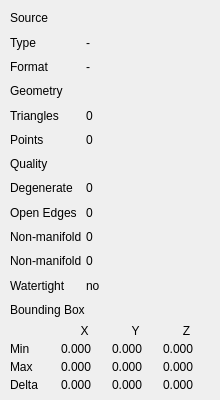
<?xml version="1.0" encoding="UTF-8"?>
<ui version="4.0">
 <class>MeshInfoPage</class>
 <widget class="QWidget" name="MeshInfoPage">
  <property name="geometry">
   <rect>
    <x>0</x>
    <y>0</y>
    <width>220</width>
    <height>400</height>
   </rect>
  </property>
  <layout class="QVBoxLayout" name="verticalLayout">
   <property name="spacing">
    <number>4</number>
   </property>
   <property name="leftMargin">
    <number>10</number>
   </property>
   <property name="topMargin">
    <number>8</number>
   </property>
   <property name="rightMargin">
    <number>10</number>
   </property>
   <property name="bottomMargin">
    <number>8</number>
   </property>
   <item>
    <widget class="QLabel" name="sourceHeader">
     <property name="text">
      <string>Source</string>
     </property></widget>
   </item>
   <item>
    <layout class="QHBoxLayout" name="typeRow">
     <item>
        <widget class="QLabel" name="typeLabel">
         <property name="text">
          <string>Type</string>
         </property>
         <property name="minimumSize">
          <size>
           <width>72</width>
           <height>0</height>
          </size>
         </property>
         <property name="maximumSize">
          <size>
           <width>72</width>
           <height>16777215</height>
          </size>
         </property><property name="alignment">
        <set>Qt::AlignLeft|Qt::AlignVCenter</set>
       </property>
      </widget>
     </item>
     <item>
      <widget class="QLabel" name="typeValue">
       <property name="text">
        <string>-</string>
       </property>
       <property name="objectName">
        <string>mvp:Type</string>
       </property></widget>
     </item>
    </layout>
   </item>
   <item>
    <layout class="QHBoxLayout" name="formatRow">
     <item>
        <widget class="QLabel" name="formatLabel">
         <property name="text">
          <string>Format</string>
         </property>
         <property name="minimumSize">
          <size>
           <width>72</width>
           <height>0</height>
          </size>
         </property>
         <property name="maximumSize">
          <size>
           <width>72</width>
           <height>16777215</height>
          </size>
         </property><property name="alignment">
        <set>Qt::AlignLeft|Qt::AlignVCenter</set>
       </property>
      </widget>
     </item>
     <item>
      <widget class="QLabel" name="formatValue">
       <property name="text">
        <string>-</string>
       </property>
       <property name="objectName">
        <string>mvp:Format</string>
       </property></widget>
     </item>
    </layout>
   </item>
   <item>
    <widget class="QLabel" name="geometryHeader">
     <property name="text">
      <string>Geometry</string>
     </property></widget>
   </item>
   <item>
    <layout class="QHBoxLayout" name="trianglesRow">
     <item>
        <widget class="QLabel" name="trianglesLabel">
         <property name="text">
          <string>Triangles</string>
         </property>
         <property name="minimumSize">
          <size>
           <width>72</width>
           <height>0</height>
          </size>
         </property>
         <property name="maximumSize">
          <size>
           <width>72</width>
           <height>16777215</height>
          </size>
         </property><property name="alignment">
        <set>Qt::AlignLeft|Qt::AlignVCenter</set>
       </property>
      </widget>
     </item>
     <item>
      <widget class="QLabel" name="trianglesValue">
       <property name="text">
        <string>0</string>
       </property>
       <property name="objectName">
        <string>mvp:Triangles</string>
       </property></widget>
     </item>
    </layout>
   </item>
   <item>
    <layout class="QHBoxLayout" name="pointsRow">
     <item>
        <widget class="QLabel" name="pointsLabel">
         <property name="text">
          <string>Points</string>
         </property>
         <property name="minimumSize">
          <size>
           <width>72</width>
           <height>0</height>
          </size>
         </property>
         <property name="maximumSize">
          <size>
           <width>72</width>
           <height>16777215</height>
          </size>
         </property><property name="alignment">
        <set>Qt::AlignLeft|Qt::AlignVCenter</set>
       </property>
      </widget>
     </item>
     <item>
      <widget class="QLabel" name="pointsValue">
       <property name="text">
        <string>0</string>
       </property>
       <property name="objectName">
        <string>mvp:Points</string>
       </property></widget>
     </item>
    </layout>
   </item>
   <item>
    <widget class="QLabel" name="qualityHeader">
     <property name="text">
      <string>Quality</string>
     </property></widget>
   </item>
   <item>
    <layout class="QHBoxLayout" name="degenerateRow">
     <item>
        <widget class="QLabel" name="degenerateLabel">
         <property name="text">
          <string>Degenerate</string>
         </property>
         <property name="minimumSize">
          <size>
           <width>72</width>
           <height>0</height>
          </size>
         </property>
         <property name="maximumSize">
          <size>
           <width>72</width>
           <height>16777215</height>
          </size>
         </property><property name="alignment">
        <set>Qt::AlignLeft|Qt::AlignVCenter</set>
       </property>
      </widget>
     </item>
     <item>
      <widget class="QLabel" name="degenerateValue">
       <property name="text">
        <string>0</string>
       </property>
       <property name="objectName">
        <string>mvp:Degenerate</string>
       </property></widget>
     </item>
    </layout>
   </item>
   <item>
    <layout class="QHBoxLayout" name="openEdgesRow">
     <item>
        <widget class="QLabel" name="openEdgesLabel">
         <property name="text">
          <string>Open Edges</string>
         </property>
         <property name="minimumSize">
          <size>
           <width>72</width>
           <height>0</height>
          </size>
         </property>
         <property name="maximumSize">
          <size>
           <width>72</width>
           <height>16777215</height>
          </size>
         </property><property name="alignment">
        <set>Qt::AlignLeft|Qt::AlignVCenter</set>
       </property>
      </widget>
     </item>
     <item>
      <widget class="QLabel" name="openEdgesValue">
       <property name="text">
        <string>0</string>
       </property>
       <property name="objectName">
        <string>mvp:Open edges</string>
       </property></widget>
     </item>
    </layout>
   </item>
   <item>
    <layout class="QHBoxLayout" name="nonManifoldERow">
     <item>
        <widget class="QLabel" name="nonManifoldELabel">
         <property name="text">
          <string>Non-manifold E</string>
         </property>
         <property name="minimumSize">
          <size>
           <width>72</width>
           <height>0</height>
          </size>
         </property>
         <property name="maximumSize">
          <size>
           <width>72</width>
           <height>16777215</height>
          </size>
         </property><property name="alignment">
        <set>Qt::AlignLeft|Qt::AlignVCenter</set>
       </property>
      </widget>
     </item>
     <item>
      <widget class="QLabel" name="nonManifoldEValue">
       <property name="text">
        <string>0</string>
       </property>
       <property name="objectName">
        <string>mvp:Non-manifold E</string>
       </property></widget>
     </item>
    </layout>
   </item>
   <item>
    <layout class="QHBoxLayout" name="nonManifoldVRow">
     <item>
        <widget class="QLabel" name="nonManifoldVLabel">
         <property name="text">
          <string>Non-manifold V</string>
         </property>
         <property name="minimumSize">
          <size>
           <width>72</width>
           <height>0</height>
          </size>
         </property>
         <property name="maximumSize">
          <size>
           <width>72</width>
           <height>16777215</height>
          </size>
         </property><property name="alignment">
        <set>Qt::AlignLeft|Qt::AlignVCenter</set>
       </property>
      </widget>
     </item>
     <item>
      <widget class="QLabel" name="nonManifoldVValue">
       <property name="text">
        <string>0</string>
       </property>
       <property name="objectName">
        <string>mvp:Non-manifold V</string>
       </property></widget>
     </item>
    </layout>
   </item>
   <item>
    <layout class="QHBoxLayout" name="watertightRow">
     <item>
        <widget class="QLabel" name="watertightLabel">
         <property name="text">
          <string>Watertight</string>
         </property>
         <property name="minimumSize">
          <size>
           <width>72</width>
           <height>0</height>
          </size>
         </property>
         <property name="maximumSize">
          <size>
           <width>72</width>
           <height>16777215</height>
          </size>
         </property><property name="alignment">
        <set>Qt::AlignLeft|Qt::AlignVCenter</set>
       </property>
      </widget>
     </item>
     <item>
      <widget class="QLabel" name="watertightValue">
       <property name="text">
        <string>no</string>
       </property>
       <property name="objectName">
        <string>mvp:Watertight</string>
       </property></widget>
     </item>
    </layout>
   </item>
   <item>
    <widget class="QLabel" name="bboxHeader">
     <property name="text">
      <string>Bounding Box</string>
     </property></widget>
   </item>
   <item>
    <layout class="QGridLayout" name="bbGrid">
     <property name="spacing">
      <number>4</number>
     </property>
     <item row="0" column="0">
      <widget class="QLabel" name="bbEmpty"/>
     </item>
     <item row="0" column="1">
      <widget class="QLabel" name="bbX">
       <property name="text">
        <string>X</string>
       </property>
       <property name="alignment">
        <set>Qt::AlignCenter</set>
       </property></widget>
     </item>
     <item row="0" column="2">
      <widget class="QLabel" name="bbY">
       <property name="text">
        <string>Y</string>
       </property>
       <property name="alignment">
        <set>Qt::AlignCenter</set>
       </property></widget>
     </item>
     <item row="0" column="3">
      <widget class="QLabel" name="bbZ">
       <property name="text">
        <string>Z</string>
       </property>
       <property name="alignment">
        <set>Qt::AlignCenter</set>
       </property></widget>
     </item>
     <item row="1" column="0">
      <widget class="QLabel" name="minLabel">
       <property name="text">
        <string>Min</string>
       </property></widget>
     </item>
     <item row="1" column="1">
      <widget class="QLabel" name="bbMinX">
       <property name="text">
        <string>0.000</string>
       </property>
       <property name="objectName">
        <string>mvp:BB:Min:0</string>
       </property></widget>
     </item>
     <item row="1" column="2">
      <widget class="QLabel" name="bbMinY">
       <property name="text">
        <string>0.000</string>
       </property>
       <property name="objectName">
        <string>mvp:BB:Min:1</string>
       </property></widget>
     </item>
     <item row="1" column="3">
      <widget class="QLabel" name="bbMinZ">
       <property name="text">
        <string>0.000</string>
       </property>
       <property name="objectName">
        <string>mvp:BB:Min:2</string>
       </property></widget>
     </item>
     <item row="2" column="0">
      <widget class="QLabel" name="maxLabel">
       <property name="text">
        <string>Max</string>
       </property></widget>
     </item>
     <item row="2" column="1">
      <widget class="QLabel" name="bbMaxX">
       <property name="text">
        <string>0.000</string>
       </property>
       <property name="objectName">
        <string>mvp:BB:Max:0</string>
       </property></widget>
     </item>
     <item row="2" column="2">
      <widget class="QLabel" name="bbMaxY">
       <property name="text">
        <string>0.000</string>
       </property>
       <property name="objectName">
        <string>mvp:BB:Max:1</string>
       </property></widget>
     </item>
     <item row="2" column="3">
      <widget class="QLabel" name="bbMaxZ">
       <property name="text">
        <string>0.000</string>
       </property>
       <property name="objectName">
        <string>mvp:BB:Max:2</string>
       </property></widget>
     </item>
     <item row="3" column="0">
      <widget class="QLabel" name="deltaLabel">
       <property name="text">
        <string>Delta</string>
       </property></widget>
     </item>
     <item row="3" column="1">
      <widget class="QLabel" name="bbDeltaX">
       <property name="text">
        <string>0.000</string>
       </property>
       <property name="objectName">
        <string>mvp:BB:Delta:0</string>
       </property></widget>
     </item>
     <item row="3" column="2">
      <widget class="QLabel" name="bbDeltaY">
       <property name="text">
        <string>0.000</string>
       </property>
       <property name="objectName">
        <string>mvp:BB:Delta:1</string>
       </property></widget>
     </item>
     <item row="3" column="3">
      <widget class="QLabel" name="bbDeltaZ">
       <property name="text">
        <string>0.000</string>
       </property>
       <property name="objectName">
        <string>mvp:BB:Delta:2</string>
       </property></widget>
     </item>
    </layout>
   </item>
  </layout>
 </widget>
</ui>
